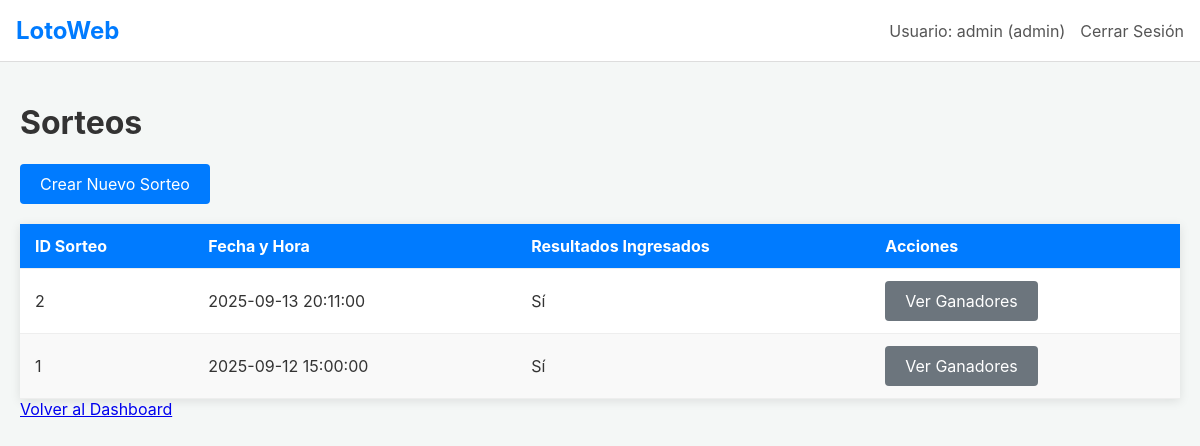
The app's page /admin/raffles (signed in) with its own data.
### tables this page shows
CREATE TABLE raffles (
    id INTEGER PRIMARY KEY AUTOINCREMENT,
    raffle_date TIMESTAMP NOT NULL,
    first_prize TEXT,
    second_prize TEXT,
    third_prize TEXT,
    results_entered BOOLEAN NOT NULL DEFAULT 0
);

### app.py (the view)
@app.route('/admin/raffles')
@admin_required
def list_raffles():
    conn = get_db_connection()
    raffles = conn.execute('SELECT * FROM raffles ORDER BY raffle_date DESC').fetchall()
    conn.close()
    return render_template('raffles.html', raffles=raffles)

### app.py (called while the page is built)
def admin_required(f):
    @wraps(f)
    def decorated_function(*args, **kwargs):
        if 'user_id' not in session or session.get('user_role') != 'admin':
            flash('Acceso no autorizado.', 'danger')
            return redirect(url_for('login'))
        return f(*args, **kwargs)
    return decorated_function

### database.py (called while the page is built)
def get_db_connection():
    if 'DATABASE_URL' in os.environ:
        conn = psycopg2.connect(os.environ['DATABASE_URL'])
    else:
        conn = sqlite3.connect('lottery.db')
        conn.row_factory = sqlite3.Row
    return conn

### templates/raffles.html (shortened to what this page needs)
{% extends 'layout.html' %}
{% block content %}
<div class="header-bar">
    <h1>Sorteos</h1>
    <a href="{{ url_for('create_raffle') }}" class="btn">Crear Nuevo Sorteo</a>
</div>
<table>
    <thead>
        <tr>
            <th>ID Sorteo</th>
            <th>Fecha y Hora</th>
            <th>Resultados Ingresados</th>
            <th>Acciones</th>
        </tr>
    </thead>
    <tbody>
        {% for raffle in raffles %}
        <tr>
            <td>{{ raffle['id'] }}</td>
            <td>{{ raffle['raffle_date'] }}</td>
            <td>
                {% if raffle['results_entered'] %}
                    <span class="status-yes">Sí</span>
                {% else %}
                    <span class="status-no">No</span>
                {% endif %}
            </td>
            <td>
                <a href="{{ url_for('enter_raffle_results', raffle_id=raffle['id']) }}" class="btn btn-secondary">
                    {% if raffle['results_entered'] %}
                        Ver Ganadores
                    {% else %}
                        Ingresar Resultados
                    {% endif %}
                </a>
            </td>
        </tr>
        {% else %}
        <tr>
            <td colspan="4">No hay sorteos creados.</td>
        </tr>
        {% endfor %}
    </tbody>
</table>
<a href="{{ url_for('admin_dashboard') }}" class="btn-back">Volver al Dashboard</a>
{% endblock %}

### static/style.css (style rules this page uses)
body { font-family: -apple-system, BlinkMacSystemFont, "Segoe UI", Roboto, "Helvetica Neue", Arial, sans-serif; margin: 0; background-color: #f4f7f6; color: #333; }
.btn { display: inline-block; background-color: #007bff; color: #fff; padding: 10px 20px; border: none; border-radius: 4px; cursor: pointer; text-decoration: none; font-size: 1rem; text-align: center; }
.btn-secondary { background-color: #6c757d; }
table { width: 100%; border-collapse: collapse; margin-top: 20px; background: #fff; box-shadow: 0 2px 10px rgba(0,0,0,0.1); }
tr { border-bottom: 1px solid #eee; }
th, td { text-align: left; padding: 12px 15px; }
thead { background-color: #007bff; color: #fff; }
tbody tr:nth-child(even) { background-color: #f9f9f9; }

### records on screen
raffles: id "2", raffle_date "2025-09-13 20:11:00", results_entered "Sí"
raffles: id "1", raffle_date "2025-09-12 15:00:00", results_entered "Sí"

### other values on screen
{{ session['username'] }} "admin"
{{ session['user_role'] }} "admin"
